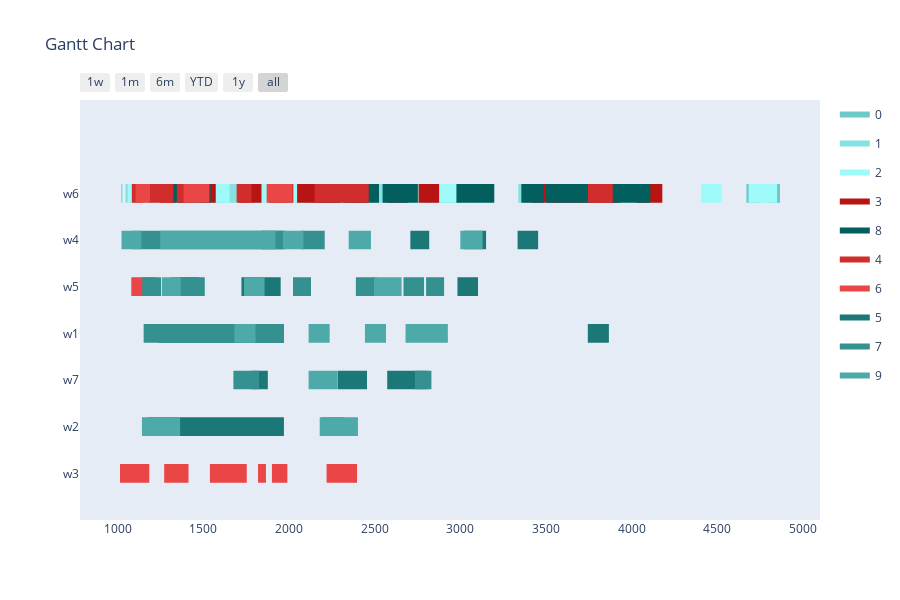

Source (notebook cell):
### Markdown cell above
Config 2 - Test with Two Point Crossover

### Code cell
optimizer = BaseGA(env)
optimizer.set_minimize()
# optional (in this case, all options given are the default option, if the configuration step is skipped)
optimizer.configure('tardiness', 'twopointcrossover', 'roulettewheel', 'randomize')
# choose an input generator (optional) -> decides how the data gets converted into the optimizer format
#optimizer.set_input_generator('SameLengthAlternativesGenerator')
# all parameters after offspring_amount are optional (in this case -> verbose=True)
result, best_fitness_history, average_fitness_history, best_generation_history, feasible_gen = optimizer.optimize(orders, max_generations, earliest_time_slot, last_time_slot, population_size, offspring_amount, verbose=True)
workstation_assignments = reformat_result(result, orders, env)
visualize(workstation_assignments, best_fitness_history, average_fitness_history, best_generation_history, feasible_gen)

### Figure 1 — Plotly figure (JSON) as saved in the notebook; plotly's stock layout.template omitted (floating-point values rounded to 4 significant figures; data arrays with more than 128 entries replaced by an {"elided": "..."} marker saying what was removed)
{"data": [{"fill": "toself", "fillcolor": "rgb(108, 201, 200)", "hoverinfo": "name", "legendgroup": "rgb(108, 201, 200)", "mode": "none", "name": "0", "type": "scatter", "x": [409, 551, 551, 409, 409, 470, 612, 612, 470, 470, 4670, 4757, 4757, 4670, 4670, 1356, 1606, 1606, 1356, 1356, 2549, 2694, 2694, 2549, 2549, 2731, 2873, 2873, 2731, 2731, 2030, 2195, 2195, 2030, 2030, 481, 547, 547, 481, 481, 362, 504, 504, 362, 362, 4801, 4866, 4866, 4801, 4801, 2840, 3004, 3004, 2840, 2840, 428, 573, 573, 428, 428, 3568, 3634, 3634, 3568, 3568, 330, 395, 395, 330, 330, 2174, 2338, 2338, 2174], "y": [5.8, 5.8, 6.2, 6.2, null, 5.8, 5.8, 6.2, 6.2, null, 5.8, 5.8, 6.2, 6.2, null, 5.8, 5.8, 6.2, 6.2, null, 5.8, 5.8, 6.2, 6.2, null, 5.8, 5.8, 6.2, 6.2, null, 5.8, 5.8, 6.2, 6.2, null, 5.8, 5.8, 6.2, 6.2, null, 5.8, 5.8, 6.2, 6.2, null, 5.8, 5.8, 6.2, 6.2, null, 5.8, 5.8, 6.2, 6.2, null, 5.8, 5.8, 6.2, 6.2, null, 5.8, 5.8, 6.2, 6.2, null, 5.8, 5.8, 6.2, 6.2, null, 5.8, 5.8, 6.2, 6.2]}, {"fill": "toself", "fillcolor": "rgb(133, 226, 225)", "hoverinfo": "name", "legendgroup": "rgb(133, 226, 225)", "mode": "none", "name": "1", "type": "scatter", "x": [871, 991, 991, 871, 871, 597, 807, 807, 597, 597, 1782, 1905, 1905, 1782, 1782, 1200, 1380, 1380, 1200, 1200, 2463, 2555, 2555, 2463, 2463, 1028, 1148, 1148, 1028, 1028, 1244, 1394, 1394, 1244, 1244, 3567, 3672, 3672, 3567, 3567, 794, 927, 927, 794, 794, 2816, 2904, 2904, 2816, 2816, 2463, 2568, 2568, 2463, 2463, 2508, 2688, 2688, 2508, 2508, 475, 575, 575, 475, 475, 927, 1019, 1019, 927, 927, 827, 940, 940, 827, 827, 1149, 1262, 1262, 1149, 1149, 1604, 1709, 1709, 1604, 1604, 719, 873, 873, 719, 719, 2522, 2614, 2614, 2522, 2522, 835, 1045, 1045, 835, 835, 2243, 2397, 2397, 2243, 2243, 546, 700, 700, 546, 546, 3338, 3443, 3443, 3338], "y": [5.8, 5.8, 6.2, 6.2, null, 5.8, 5.8, 6.2, 6.2, null, 5.8, 5.8, 6.2, 6.2, null, 5.8, 5.8, 6.2, 6.2, null, 5.8, 5.8, 6.2, 6.2, null, 5.8, 5.8, 6.2, 6.2, null, 5.8, 5.8, 6.2, 6.2, null, 5.8, 5.8, 6.2, 6.2, null, 5.8, 5.8, 6.2, 6.2, null, 5.8, 5.8, 6.2, 6.2, null, 5.8, 5.8, 6.2, 6.2, null, 5.8, 5.8, 6.2, 6.2, null, 5.8, 5.8, 6.2, 6.2, null, 5.8, 5.8, 6.2, 6.2, null, 5.8, 5.8, 6.2, 6.2, null, 5.8, 5.8, 6.2, 6.2, null, 5.8, 5.8, 6.2, 6.2, null, 5.8, 5.8, 6.2, 6.2, null, 5.8, 5.8, 6.2, 6.2, null, 5.8, 5.8, 6.2, 6.2, null, 5.8, 5.8, 6.2, 6.2, null, 5.8, 5.8, 6.2, 6.2, null, 5.8, 5.8, 6.2, 6.2]}, {"fill": "toself", "fillcolor": "rgb(158, 251, 250)", "hoverinfo": "name", "legendgroup": "rgb(158, 251, 250)", "mode": "none", "name": "2", "type": "scatter", "x": {"elided": "134 int values"}, "y": {"elided": "134 float values"}}, {"fill": "toself", "fillcolor": "rgb(183, 20, 19)", "hoverinfo": "name", "legendgroup": "rgb(183, 20, 19)", "mode": "none", "name": "3", "type": "scatter", "x": [3869, 3931, 3931, 3869, 3869, 1709, 1839, 1839, 1709, 1709, 3447, 3577, 3577, 3447, 3447, 3415, 3525, 3525, 3415, 3415, 1470, 1570, 1570, 1470, 1470, 2138, 2291, 2291, 2138, 2138, 3591, 3721, 3721, 3591, 3591, 245, 355, 355, 245, 245, 441, 621, 621, 441, 441, 854, 974, 974, 854, 854, 2756, 2876, 2876, 2756, 2756, 392, 582, 582, 392, 392, 3619, 3742, 3742, 3619, 3619, 2047, 2144, 2144, 2047, 2047, 1886, 1983, 1983, 1886, 1886, 4029, 4179, 4179, 4029, 4029, 1250, 1337, 1337, 1250, 1250, 2575, 2695, 2695, 2575, 2575, 3501, 3621, 3621, 3501, 3501, 3715, 3905, 3905, 3715, 3715, 2333, 2463, 2463, 2333, 2333, 1485, 1572, 1572, 1485, 1485, 553, 653, 653, 553], "y": [5.8, 5.8, 6.2, 6.2, null, 5.8, 5.8, 6.2, 6.2, null, 5.8, 5.8, 6.2, 6.2, null, 5.8, 5.8, 6.2, 6.2, null, 5.8, 5.8, 6.2, 6.2, null, 5.8, 5.8, 6.2, 6.2, null, 5.8, 5.8, 6.2, 6.2, null, 5.8, 5.8, 6.2, 6.2, null, 5.8, 5.8, 6.2, 6.2, null, 5.8, 5.8, 6.2, 6.2, null, 5.8, 5.8, 6.2, 6.2, null, 5.8, 5.8, 6.2, 6.2, null, 5.8, 5.8, 6.2, 6.2, null, 5.8, 5.8, 6.2, 6.2, null, 5.8, 5.8, 6.2, 6.2, null, 5.8, 5.8, 6.2, 6.2, null, 5.8, 5.8, 6.2, 6.2, null, 5.8, 5.8, 6.2, 6.2, null, 5.8, 5.8, 6.2, 6.2, null, 5.8, 5.8, 6.2, 6.2, null, 5.8, 5.8, 6.2, 6.2, null, 5.8, 5.8, 6.2, 6.2, null, 5.8, 5.8, 6.2, 6.2]}, {"fill": "toself", "fillcolor": "rgb(2, 95, 94)", "hoverinfo": "name", "legendgroup": "rgb(2, 95, 94)", "mode": "none", "name": "8", "type": "scatter", "x": [1311, 1434, 1434, 1311, 1311, 3949, 4109, 4109, 3949, 3949, 1446, 1542, 1542, 1446, 1446, 236, 351, 351, 236, 236, 2314, 2434, 2434, 2314, 2314, 2977, 3137, 3137, 2977, 2977, 825, 921, 921, 825, 825, 814, 967, 967, 814, 814, 3881, 3968, 3968, 3881, 3881, 3078, 3198, 3198, 3078, 3078, 354, 514, 514, 354, 354, 3028, 3148, 3148, 3028, 3028, 2171, 2301, 2301, 2171, 2171, 2642, 2752, 2752, 2642, 2642, 2405, 2525, 2525, 2405, 2405, 230, 292, 292, 230, 230, 3500, 3620, 3620, 3500, 3500, 3582, 3772, 3772, 3582, 3582, 1364, 1487, 1487, 1364, 1364, 3540, 3636, 3636, 3540, 3540, 3356, 3486, 3486, 3356, 3356, 393, 493, 493, 393, 393, 2546, 2666, 2666, 2546], "y": [5.8, 5.8, 6.2, 6.2, null, 5.8, 5.8, 6.2, 6.2, null, 5.8, 5.8, 6.2, 6.2, null, 5.8, 5.8, 6.2, 6.2, null, 5.8, 5.8, 6.2, 6.2, null, 5.8, 5.8, 6.2, 6.2, null, 5.8, 5.8, 6.2, 6.2, null, 5.8, 5.8, 6.2, 6.2, null, 5.8, 5.8, 6.2, 6.2, null, 5.8, 5.8, 6.2, 6.2, null, 5.8, 5.8, 6.2, 6.2, null, 5.8, 5.8, 6.2, 6.2, null, 5.8, 5.8, 6.2, 6.2, null, 5.8, 5.8, 6.2, 6.2, null, 5.8, 5.8, 6.2, 6.2, null, 5.8, 5.8, 6.2, 6.2, null, 5.8, 5.8, 6.2, 6.2, null, 5.8, 5.8, 6.2, 6.2, null, 5.8, 5.8, 6.2, 6.2, null, 5.8, 5.8, 6.2, 6.2, null, 5.8, 5.8, 6.2, 6.2, null, 5.8, 5.8, 6.2, 6.2, null, 5.8, 5.8, 6.2, 6.2]}, {"fill": "toself", "fillcolor": "rgb(208, 45, 44)", "hoverinfo": "name", "legendgroup": "rgb(208, 45, 44)", "mode": "none", "name": "4", "type": "scatter", "x": [647, 723, 723, 647, 647, 2150, 2292, 2292, 2150, 2150, 3745, 3890, 3890, 3745, 3745, 1179, 1324, 1324, 1179, 1179, 831, 976, 976, 831, 831, 2378, 2465, 2465, 2378, 2378, 694, 919, 919, 694, 694, 1694, 1781, 1781, 1694, 1694, 1938, 2025, 2025, 1938, 1938, 2173, 2387, 2387, 2173, 2173, 1082, 1148, 1148, 1082, 1082, 251, 387, 387, 251, 251, 763, 829, 829, 763, 763, 617, 713, 713, 617, 617, 1345, 1421, 1421, 1345], "y": [5.8, 5.8, 6.2, 6.2, null, 5.8, 5.8, 6.2, 6.2, null, 5.8, 5.8, 6.2, 6.2, null, 5.8, 5.8, 6.2, 6.2, null, 5.8, 5.8, 6.2, 6.2, null, 5.8, 5.8, 6.2, 6.2, null, 5.8, 5.8, 6.2, 6.2, null, 5.8, 5.8, 6.2, 6.2, null, 5.8, 5.8, 6.2, 6.2, null, 5.8, 5.8, 6.2, 6.2, null, 5.8, 5.8, 6.2, 6.2, null, 5.8, 5.8, 6.2, 6.2, null, 5.8, 5.8, 6.2, 6.2, null, 5.8, 5.8, 6.2, 6.2, null, 5.8, 5.8, 6.2, 6.2]}, {"fill": "toself", "fillcolor": "rgb(233, 70, 69)", "hoverinfo": "name", "legendgroup": "rgb(233, 70, 69)", "mode": "none", "name": "6", "type": "scatter", "x": [1384, 1450, 1450, 1384, 1384, 1104, 1188, 1188, 1104, 1104, 1869, 2019, 2019, 1869, 1869, 1385, 1535, 1535, 1385, 1385, 609, 702, 702, 609, 609, 1079, 1219, 1219, 1079, 1079, 1413, 1538, 1538, 1413, 1413, 916, 982, 982, 916, 916, 719, 844, 844, 719, 719, 894, 993, 993, 894, 894, 926, 1013, 1013, 926, 926, 715, 814, 814, 715, 715, 1753, 1819, 1819, 1753, 1753, 1184, 1271, 1271, 1184, 1184, 1865, 1990, 1990, 1865, 1865, 614, 669, 669, 614, 614, 1900, 1976, 1976, 1900, 1900, 228, 304, 304, 228, 228, 2219, 2397, 2397, 2219, 2219, 789, 886, 886, 789, 789, 693, 790, 790, 693], "y": [5.8, 5.8, 6.2, 6.2, null, 5.8, 5.8, 6.2, 6.2, null, 5.8, 5.8, 6.2, 6.2, null, 5.8, 5.8, 6.2, 6.2, null, 5.8, 5.8, 6.2, 6.2, null, 3.8, 3.8, 4.2, 4.2, null, -0.2, -0.2, 0.2, 0.2, null, -0.2, -0.2, 0.2, 0.2, null, -0.2, -0.2, 0.2, 0.2, null, -0.2, -0.2, 0.2, 0.2, null, -0.2, -0.2, 0.2, 0.2, null, -0.2, -0.2, 0.2, 0.2, null, -0.2, -0.2, 0.2, 0.2, null, -0.2, -0.2, 0.2, 0.2, null, -0.2, -0.2, 0.2, 0.2, null, -0.2, -0.2, 0.2, 0.2, null, -0.2, -0.2, 0.2, 0.2, null, -0.2, -0.2, 0.2, 0.2, null, -0.2, -0.2, 0.2, 0.2, null, -0.2, -0.2, 0.2, 0.2, null, -0.2, -0.2, 0.2, 0.2]}, {"fill": "toself", "fillcolor": "rgb(27, 120, 119)", "hoverinfo": "name", "legendgroup": "rgb(27, 120, 119)", "mode": "none", "name": "5", "type": "scatter", "x": [265, 375, 375, 265, 265, 3334, 3454, 3454, 3334, 3334, 3020, 3150, 3150, 3020, 3020, 1840, 1980, 1980, 1840, 1840, 2708, 2818, 2818, 2708, 2708, 492, 602, 602, 492, 492, 1831, 1951, 1951, 1831, 1831, 1354, 1474, 1474, 1354, 1354, 1722, 1832, 1832, 1722, 1722, 2983, 3103, 3103, 2983, 2983, 989, 1236, 1236, 989, 989, 349, 596, 596, 349, 349, 3744, 3867, 3867, 3744, 3744, 1780, 1876, 1876, 1780, 1780, 2285, 2455, 2455, 2285, 2285, 2573, 2743, 2743, 2573, 2573, 2711, 2807, 2807, 2711, 2711, 951, 1174, 1174, 951], "y": [4.8, 4.8, 5.2, 5.2, null, 4.8, 4.8, 5.2, 5.2, null, 4.8, 4.8, 5.2, 5.2, null, 4.8, 4.8, 5.2, 5.2, null, 4.8, 4.8, 5.2, 5.2, null, 3.8, 3.8, 4.2, 4.2, null, 3.8, 3.8, 4.2, 4.2, null, 3.8, 3.8, 4.2, 4.2, null, 3.8, 3.8, 4.2, 4.2, null, 3.8, 3.8, 4.2, 4.2, null, 2.8, 2.8, 3.2, 3.2, null, 2.8, 2.8, 3.2, 3.2, null, 2.8, 2.8, 3.2, 3.2, null, 1.8, 1.8, 2.2, 2.2, null, 1.8, 1.8, 2.2, 2.2, null, 1.8, 1.8, 2.2, 2.2, null, 1.8, 1.8, 2.2, 2.2, null, 0.8, 0.8, 1.2, 1.2]}, {"fill": "toself", "fillcolor": "rgb(52, 145, 144)", "hoverinfo": "name", "legendgroup": "rgb(52, 145, 144)", "mode": "none", "name": "7", "type": "scatter", "x": [977, 1087, 1087, 977, 977, 700, 820, 820, 700, 700, 2068, 2208, 2208, 2068, 2068, 1308, 1508, 1508, 1308, 1308, 2408, 2513, 2513, 2408, 2408, 2800, 2905, 2905, 2800, 2800, 2668, 2788, 2788, 2668, 2668, 2023, 2128, 2128, 2023, 2023, 1743, 1853, 1853, 1743, 1743, 1143, 1253, 1253, 1143, 1143, 2390, 2495, 2495, 2390, 2390, 574, 821, 821, 574, 574, 904, 1151, 1151, 904, 904, 2735, 2831, 2831, 2735, 2735, 496, 646, 646, 496, 496, 1675, 1825, 1825, 1675, 1675, 565, 715, 715, 565, 565, 2189, 2321, 2321, 2189], "y": [4.8, 4.8, 5.2, 5.2, null, 4.8, 4.8, 5.2, 5.2, null, 4.8, 4.8, 5.2, 5.2, null, 3.8, 3.8, 4.2, 4.2, null, 3.8, 3.8, 4.2, 4.2, null, 3.8, 3.8, 4.2, 4.2, null, 3.8, 3.8, 4.2, 4.2, null, 3.8, 3.8, 4.2, 4.2, null, 3.8, 3.8, 4.2, 4.2, null, 3.8, 3.8, 4.2, 4.2, null, 3.8, 3.8, 4.2, 4.2, null, 2.8, 2.8, 3.2, 3.2, null, 2.8, 2.8, 3.2, 3.2, null, 1.8, 1.8, 2.2, 2.2, null, 1.8, 1.8, 2.2, 2.2, null, 1.8, 1.8, 2.2, 2.2, null, 1.8, 1.8, 2.2, 2.2, null, 0.8, 0.8, 1.2, 1.2]}, {"fill": "toself", "fillcolor": "rgb(77, 170, 169)", "hoverinfo": "name", "legendgroup": "rgb(77, 170, 169)", "mode": "none", "name": "9", "type": "scatter", "x": [902, 1022, 1022, 902, 902, 3000, 3130, 3130, 3000, 3000, 1964, 2084, 2084, 1964, 1964, 2348, 2478, 2478, 2348, 2348, 1138, 1248, 1248, 1138, 1138, 340, 450, 450, 340, 340, 1921, 2031, 2031, 1921, 1921, 2496, 2616, 2616, 2496, 2496, 2547, 2657, 2657, 2547, 2547, 1737, 1857, 1857, 1737, 1737, 1258, 1368, 1368, 1258, 1258, 2114, 2237, 2237, 2114, 2114, 2680, 2927, 2927, 2680, 2680, 2443, 2566, 2566, 2443, 2443, 1681, 1804, 1804, 1681, 1681, 2114, 2284, 2284, 2114, 2114, 1141, 1364, 1364, 1141, 1141, 2179, 2402, 2402, 2179], "y": [4.8, 4.8, 5.2, 5.2, null, 4.8, 4.8, 5.2, 5.2, null, 4.8, 4.8, 5.2, 5.2, null, 4.8, 4.8, 5.2, 5.2, null, 4.8, 4.8, 5.2, 5.2, null, 4.8, 4.8, 5.2, 5.2, null, 4.8, 4.8, 5.2, 5.2, null, 3.8, 3.8, 4.2, 4.2, null, 3.8, 3.8, 4.2, 4.2, null, 3.8, 3.8, 4.2, 4.2, null, 3.8, 3.8, 4.2, 4.2, null, 2.8, 2.8, 3.2, 3.2, null, 2.8, 2.8, 3.2, 3.2, null, 2.8, 2.8, 3.2, 3.2, null, 2.8, 2.8, 3.2, 3.2, null, 1.8, 1.8, 2.2, 2.2, null, 0.8, 0.8, 1.2, 1.2, null, 0.8, 0.8, 1.2, 1.2]}, {"legendgroup": "rgb(108, 201, 200)", "marker": {"color": "rgb(108, 201, 200)", "opacity": 0, "size": 1}, "mode": "markers", "name": "", "showlegend": false, "text": [null, null, null, null, null, null, null, null, null, null, null, null, null, null, null, null, null, null, null, null, null, null, null, null, null, null, null, null, null, null], "type": "scatter", "x": [409, 551, 470, 612, 4670, 4757, 1356, 1606, 2549, 2694, 2731, 2873, 2030, 2195, 481, 547, 362, 504, 4801, 4866, 2840, 3004, 428, 573, 3568, 3634, 330, 395, 2174, 2338], "y": [6, 6, 6, 6, 6, 6, 6, 6, 6, 6, 6, 6, 6, 6, 6, 6, 6, 6, 6, 6, 6, 6, 6, 6, 6, 6, 6, 6, 6, 6]}, {"legendgroup": "rgb(133, 226, 225)", "marker": {"color": "rgb(133, 226, 225)", "opacity": 0, "size": 1}, "mode": "markers", "name": "", "showlegend": false, "text": [null, null, null, null, null, null, null, null, null, null, null, null, null, null, null, null, null, null, null, null, null, null, null, null, null, null, null, null, null, null, null, null, null, null, null, null, null, null, null, null, null, null, null, null, null, null], "type": "scatter", "x": [871, 991, 597, 807, 1782, 1905, 1200, 1380, 2463, 2555, 1028, 1148, 1244, 1394, 3567, 3672, 794, 927, 2816, 2904, 2463, 2568, 2508, 2688, 475, 575, 927, 1019, 827, 940, 1149, 1262, 1604, 1709, 719, 873, 2522, 2614, 835, 1045, 2243, 2397, 546, 700, 3338, 3443], "y": [6, 6, 6, 6, 6, 6, 6, 6, 6, 6, 6, 6, 6, 6, 6, 6, 6, 6, 6, 6, 6, 6, 6, 6, 6, 6, 6, 6, 6, 6, 6, 6, 6, 6, 6, 6, 6, 6, 6, 6, 6, 6, 6, 6, 6, 6]}, {"legendgroup": "rgb(158, 251, 250)", "marker": {"color": "rgb(158, 251, 250)", "opacity": 0, "size": 1}, "mode": "markers", "name": "", "showlegend": false, "text": [null, null, null, null, null, null, null, null, null, null, null, null, null, null, null, null, null, null, null, null, null, null, null, null, null, null, null, null, null, null, null, null, null, null, null, null, null, null, null, null, null, null, null, null, null, null, null, null, null, null, null, null, null, null], "type": "scatter", "x": [3867, 3987, 327, 432, 1821, 1909, 1797, 1917, 4683, 4803, 2600, 2705, 3035, 3165, 437, 562, 3874, 3998, 3061, 3186, 1445, 1600, 430, 587, 1969, 2114, 463, 631, 2165, 2270, 642, 787, 1391, 1487, 2749, 2914, 1058, 1215, 231, 318, 2706, 2830, 4689, 4849, 1493, 1653, 4405, 4525, 397, 607, 1121, 1278, 2886, 2991], "y": [6, 6, 6, 6, 6, 6, 6, 6, 6, 6, 6, 6, 6, 6, 6, 6, 6, 6, 6, 6, 6, 6, 6, 6, 6, 6, 6, 6, 6, 6, 6, 6, 6, 6, 6, 6, 6, 6, 6, 6, 6, 6, 6, 6, 6, 6, 6, 6, 6, 6, 6, 6, 6, 6]}, {"legendgroup": "rgb(183, 20, 19)", "marker": {"color": "rgb(183, 20, 19)", "opacity": 0, "size": 1}, "mode": "markers", "name": "", "showlegend": false, "text": [null, null, null, null, null, null, null, null, null, null, null, null, null, null, null, null, null, null, null, null, null, null, null, null, null, null, null, null, null, null, null, null, null, null, null, null, null, null, null, null, null, null, null, null, null, null], "type": "scatter", "x": [3869, 3931, 1709, 1839, 3447, 3577, 3415, 3525, 1470, 1570, 2138, 2291, 3591, 3721, 245, 355, 441, 621, 854, 974, 2756, 2876, 392, 582, 3619, 3742, 2047, 2144, 1886, 1983, 4029, 4179, 1250, 1337, 2575, 2695, 3501, 3621, 3715, 3905, 2333, 2463, 1485, 1572, 553, 653], "y": [6, 6, 6, 6, 6, 6, 6, 6, 6, 6, 6, 6, 6, 6, 6, 6, 6, 6, 6, 6, 6, 6, 6, 6, 6, 6, 6, 6, 6, 6, 6, 6, 6, 6, 6, 6, 6, 6, 6, 6, 6, 6, 6, 6, 6, 6]}, {"legendgroup": "rgb(2, 95, 94)", "marker": {"color": "rgb(2, 95, 94)", "opacity": 0, "size": 1}, "mode": "markers", "name": "", "showlegend": false, "text": [null, null, null, null, null, null, null, null, null, null, null, null, null, null, null, null, null, null, null, null, null, null, null, null, null, null, null, null, null, null, null, null, null, null, null, null, null, null, null, null, null, null, null, null, null, null], "type": "scatter", "x": [1311, 1434, 3949, 4109, 1446, 1542, 236, 351, 2314, 2434, 2977, 3137, 825, 921, 814, 967, 3881, 3968, 3078, 3198, 354, 514, 3028, 3148, 2171, 2301, 2642, 2752, 2405, 2525, 230, 292, 3500, 3620, 3582, 3772, 1364, 1487, 3540, 3636, 3356, 3486, 393, 493, 2546, 2666], "y": [6, 6, 6, 6, 6, 6, 6, 6, 6, 6, 6, 6, 6, 6, 6, 6, 6, 6, 6, 6, 6, 6, 6, 6, 6, 6, 6, 6, 6, 6, 6, 6, 6, 6, 6, 6, 6, 6, 6, 6, 6, 6, 6, 6, 6, 6]}, {"legendgroup": "rgb(208, 45, 44)", "marker": {"color": "rgb(208, 45, 44)", "opacity": 0, "size": 1}, "mode": "markers", "name": "", "showlegend": false, "text": [null, null, null, null, null, null, null, null, null, null, null, null, null, null, null, null, null, null, null, null, null, null, null, null, null, null, null, null, null, null], "type": "scatter", "x": [647, 723, 2150, 2292, 3745, 3890, 1179, 1324, 831, 976, 2378, 2465, 694, 919, 1694, 1781, 1938, 2025, 2173, 2387, 1082, 1148, 251, 387, 763, 829, 617, 713, 1345, 1421], "y": [6, 6, 6, 6, 6, 6, 6, 6, 6, 6, 6, 6, 6, 6, 6, 6, 6, 6, 6, 6, 6, 6, 6, 6, 6, 6, 6, 6, 6, 6]}, {"legendgroup": "rgb(233, 70, 69)", "marker": {"color": "rgb(233, 70, 69)", "opacity": 0, "size": 1}, "mode": "markers", "name": "", "showlegend": false, "text": [null, null, null, null, null, null, null, null, null, null, null, null, null, null, null, null, null, null, null, null, null, null, null, null, null, null, null, null, null, null, null, null, null, null, null, null, null, null, null, null, null, null], "type": "scatter", "x": [1384, 1450, 1104, 1188, 1869, 2019, 1385, 1535, 609, 702, 1079, 1219, 1413, 1538, 916, 982, 719, 844, 894, 993, 926, 1013, 715, 814, 1753, 1819, 1184, 1271, 1865, 1990, 614, 669, 1900, 1976, 228, 304, 2219, 2397, 789, 886, 693, 790], "y": [6, 6, 6, 6, 6, 6, 6, 6, 6, 6, 4, 4, 0, 0, 0, 0, 0, 0, 0, 0, 0, 0, 0, 0, 0, 0, 0, 0, 0, 0, 0, 0, 0, 0, 0, 0, 0, 0, 0, 0, 0, 0]}, {"legendgroup": "rgb(27, 120, 119)", "marker": {"color": "rgb(27, 120, 119)", "opacity": 0, "size": 1}, "mode": "markers", "name": "", "showlegend": false, "text": [null, null, null, null, null, null, null, null, null, null, null, null, null, null, null, null, null, null, null, null, null, null, null, null, null, null, null, null, null, null, null, null, null, null, null, null], "type": "scatter", "x": [265, 375, 3334, 3454, 3020, 3150, 1840, 1980, 2708, 2818, 492, 602, 1831, 1951, 1354, 1474, 1722, 1832, 2983, 3103, 989, 1236, 349, 596, 3744, 3867, 1780, 1876, 2285, 2455, 2573, 2743, 2711, 2807, 951, 1174], "y": [5, 5, 5, 5, 5, 5, 5, 5, 5, 5, 4, 4, 4, 4, 4, 4, 4, 4, 4, 4, 3, 3, 3, 3, 3, 3, 2, 2, 2, 2, 2, 2, 2, 2, 1, 1]}, {"legendgroup": "rgb(52, 145, 144)", "marker": {"color": "rgb(52, 145, 144)", "opacity": 0, "size": 1}, "mode": "markers", "name": "", "showlegend": false, "text": [null, null, null, null, null, null, null, null, null, null, null, null, null, null, null, null, null, null, null, null, null, null, null, null, null, null, null, null, null, null, null, null, null, null, null, null], "type": "scatter", "x": [977, 1087, 700, 820, 2068, 2208, 1308, 1508, 2408, 2513, 2800, 2905, 2668, 2788, 2023, 2128, 1743, 1853, 1143, 1253, 2390, 2495, 574, 821, 904, 1151, 2735, 2831, 496, 646, 1675, 1825, 565, 715, 2189, 2321], "y": [5, 5, 5, 5, 5, 5, 4, 4, 4, 4, 4, 4, 4, 4, 4, 4, 4, 4, 4, 4, 4, 4, 3, 3, 3, 3, 2, 2, 2, 2, 2, 2, 2, 2, 1, 1]}, {"legendgroup": "rgb(77, 170, 169)", "marker": {"color": "rgb(77, 170, 169)", "opacity": 0, "size": 1}, "mode": "markers", "name": "", "showlegend": false, "text": [null, null, null, null, null, null, null, null, null, null, null, null, null, null, null, null, null, null, null, null, null, null, null, null, null, null, null, null, null, null, null, null, null, null, null, null], "type": "scatter", "x": [902, 1022, 3000, 3130, 1964, 2084, 2348, 2478, 1138, 1248, 340, 450, 1921, 2031, 2496, 2616, 2547, 2657, 1737, 1857, 1258, 1368, 2114, 2237, 2680, 2927, 2443, 2566, 1681, 1804, 2114, 2284, 1141, 1364, 2179, 2402], "y": [5, 5, 5, 5, 5, 5, 5, 5, 5, 5, 5, 5, 5, 5, 4, 4, 4, 4, 4, 4, 4, 4, 3, 3, 3, 3, 3, 3, 3, 3, 2, 2, 1, 1, 1, 1]}], "layout": {"height": 600, "hovermode": "closest", "showlegend": true, "title": {"text": "Gantt Chart"}, "xaxis": {"rangeselector": {"buttons": [{"count": 7, "label": "1w", "step": "day", "stepmode": "backward"}, {"count": 1, "label": "1m", "step": "month", "stepmode": "backward"}, {"count": 6, "label": "6m", "step": "month", "stepmode": "backward"}, {"count": 1, "label": "YTD", "step": "year", "stepmode": "todate"}, {"count": 1, "label": "1y", "step": "year", "stepmode": "backward"}, {"step": "all"}]}, "showgrid": false, "type": "date", "zeroline": false}, "yaxis": {"autorange": false, "range": [-1, 8], "showgrid": false, "ticktext": ["w3", "w2", "w7", "w1", "w5", "w4", "w6"], "tickvals": [0, 1, 2, 3, 4, 5, 6], "zeroline": false}}}
